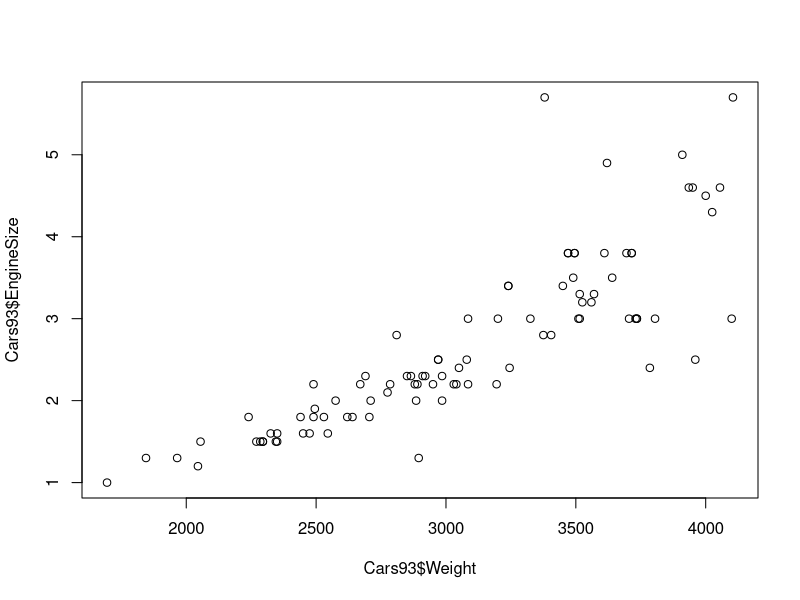
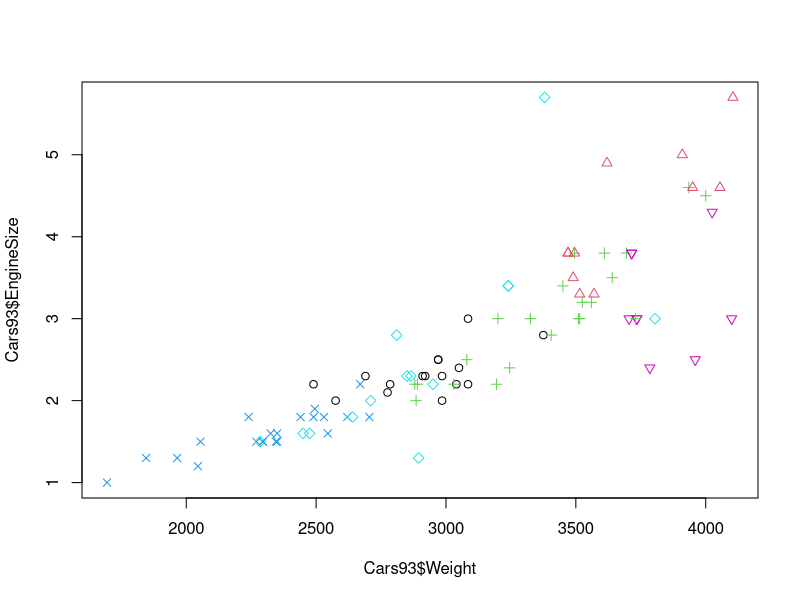
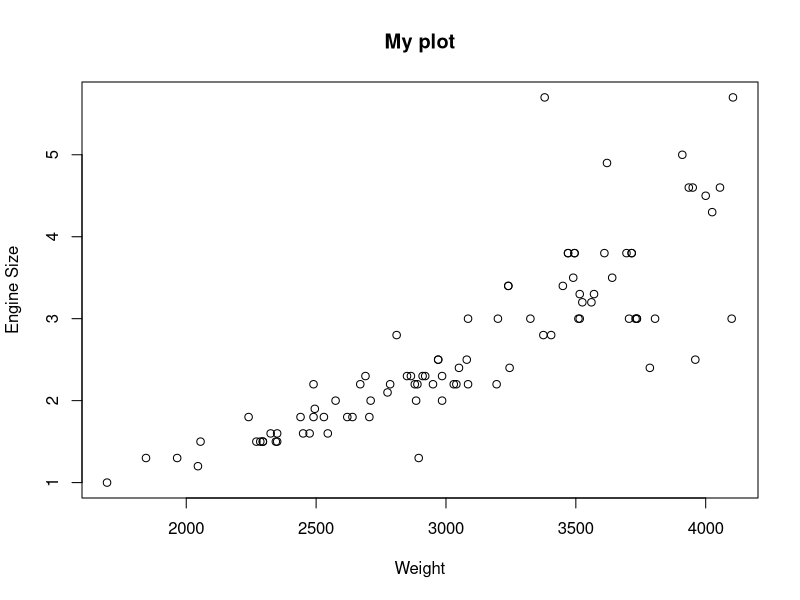
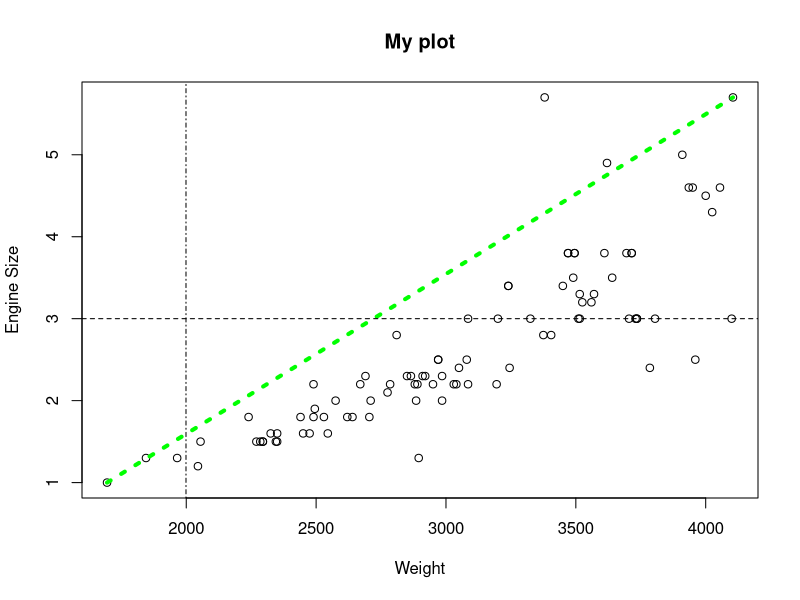
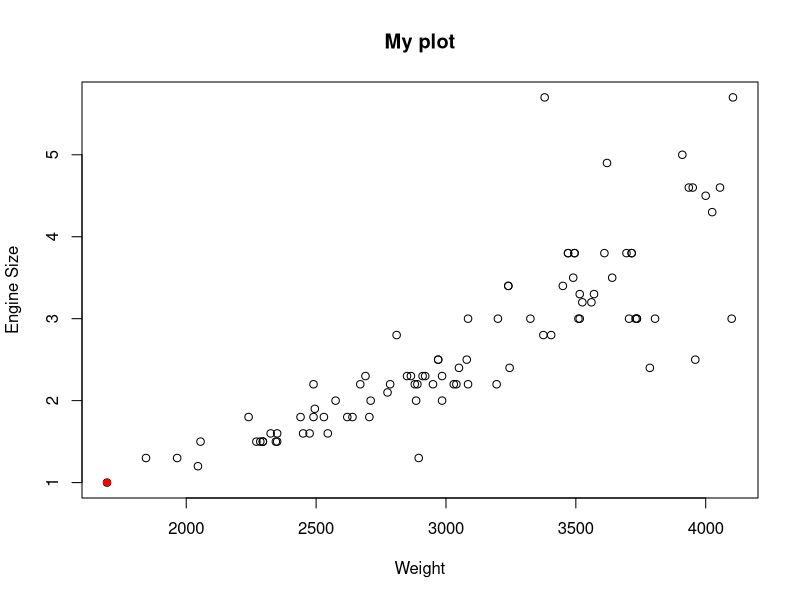
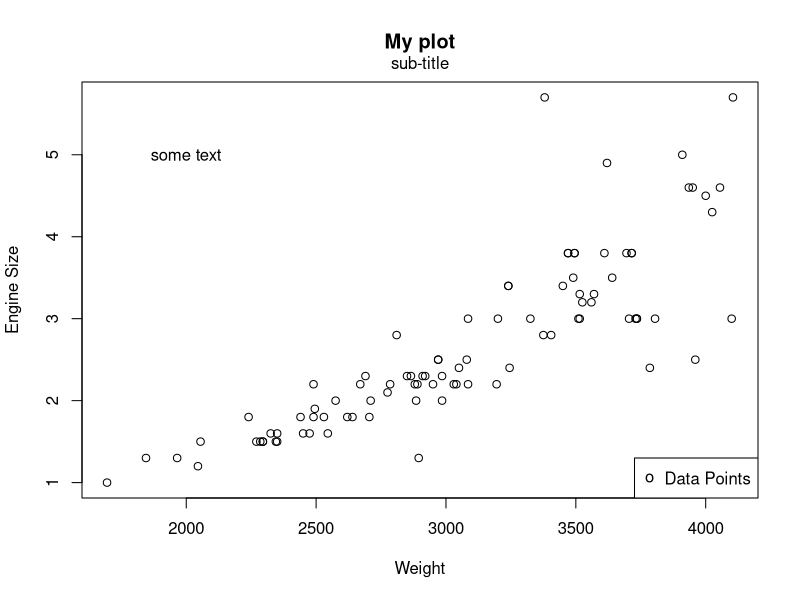
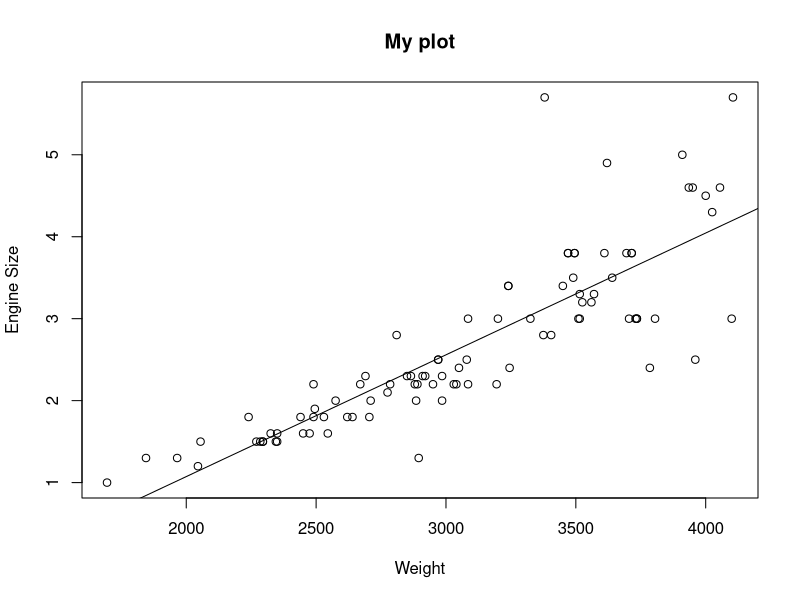
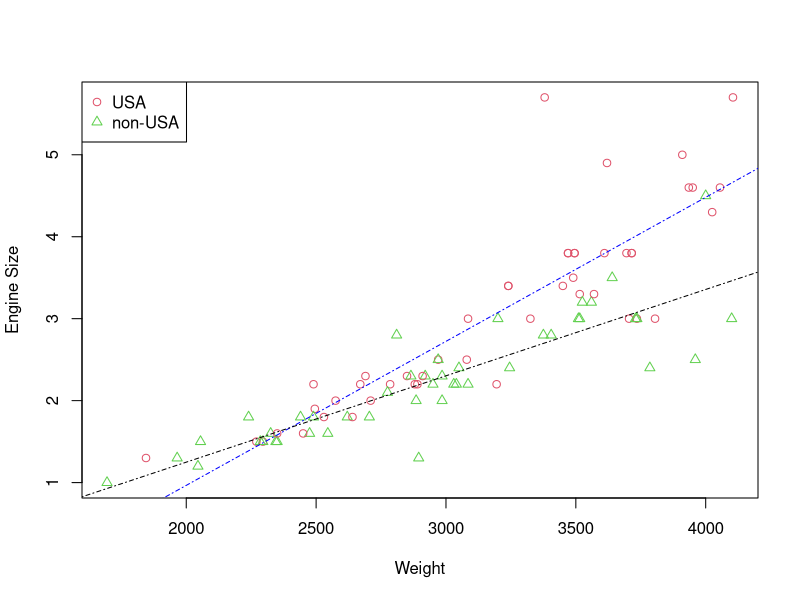

Write R code to recreate these figures, in order.
## ----setup, include=FALSE------------------------------------------------
library(knitr)
knitr::opts_chunk$set(echo = TRUE,comment="", message=FALSE, warning=FALSE, cache=TRUE, fig.width = 4, fig.height = 4)
options(width=80)

## ----eval=FALSE----------------------------------------------------------
## demo(graphics)

## ------------------------------------------------------------------------
library(MASS)
head(Cars93)

## ------------------------------------------------------------------------
plot(Cars93$Weight, Cars93$EngineSize)

## ------------------------------------------------------------------------
# Colour points and choose plotting symbols according to 
# a levels of a factor
plot(Cars93$Weight, Cars93$EngineSize, 
     col=as.numeric(Cars93$Type),
     pch=as.numeric(Cars93$Type))

## ------------------------------------------------------------------------
# Add x and y axes labels and a title.
plot(Cars93$Weight, Cars93$EngineSize, ylab="Engine Size",
xlab="Weight", main="My plot")

## ------------------------------------------------------------------------
plot(Cars93$Weight, Cars93$EngineSize, ylab="Engine Size",
xlab="Weight", main="My plot")

# Add lines to the plot.
lines(x=c(min(Cars93$Weight), max(Cars93$Weight)),
      y=c(min(Cars93$EngineSize),
      max(Cars93$EngineSize)), lwd=4, lty=3, col="green")
abline(h=3, lty=2)
abline(v=1999, lty=4)

## ------------------------------------------------------------------------
plot(Cars93$Weight, Cars93$EngineSize, ylab="Engine Size",
xlab="Weight", main="My plot")

# Add points to the plot
points(x=min(Cars93$Weight), y=min(Cars93$EngineSize), pch=16, col="red")

## ----plotLegend, fig.show='hide'-----------------------------------------
plot(Cars93$Weight, Cars93$EngineSize, ylab="Engine Size",
xlab="Weight", main="My plot")

# Add text to the plot.
text(x=2000, y=5, "some text")

# Add text under main title.
mtext(side=3, "sub-title", line=0.45)

# Add a legend
legend("bottomright", legend=c("Data Points"), pch="o")

## ------------------------------------------------------------------------
plot(Cars93$Weight, Cars93$EngineSize, ylab="Engine Size",
xlab="Weight", main="My plot")

# Add regression line
mod <- lm(EngineSize ~ Weight, data=Cars93)
abline(mod)

## ----regOrgin, fig.show='hide'-------------------------------------------
levels(Cars93$Origin)
plot(Cars93$Weight, Cars93$EngineSize, 
     pch = (1:2)[Cars93$Origin],
     col = (2:3)[Cars93$Origin], 
     xlab="Weight", ylab="Engine Size")
legend("topleft", legend=levels(Cars93$Origin), 
       pch=1:2, col=2:3)

fm1 <- lm(EngineSize ~ Weight, Cars93, subset = Origin == "USA")
abline(coef(fm1), lty=4, col="blue")

fm2 <- lm(EngineSize ~ Weight, Cars93, subset = Origin == "non-USA")
abline(coef(fm2), lty=4, col="black")

## ----multiple, fig.show='hide'-------------------------------------------
# Will create 4 plots on the same page.
# Two in each row and two in each column.
par(mfrow=c(2,2))       

plot(Cars93$Weight, Cars93$EngineSize, 
     xlab="Weight", ylab="Engine Size")

plot(sqrt(Cars93$Weight), sqrt(Cars93$EngineSize),
     xlab=expression(sqrt(Weight)), 
     ylab=expression(sqrt("Engine Size")))

plot(log(Cars93$Weight), log(Cars93$EngineSize),
     xlab=expression(log(Weight)), 
     ylab=expression(log("Engine Size")))

plot(Cars93$Weight^0.1, Cars93$EngineSize^0.1,
     xlab=expression(Weight^0.1), 
     ylab=expression("Engine Size"^0.1) )

par(mfrow=c(1,1))     # Resets to create a single plot per page.

## ----multiple2, fig.show='hide'------------------------------------------
par("mar")
par(mar=c(5,4,1,2))
par(mfrow=c(2,2))       
plot(Cars93$Weight, Cars93$EngineSize, 
     xlab="Weight", ylab="Engine Size")
plot(sqrt(Cars93$Weight), sqrt(Cars93$EngineSize),
     xlab=expression(sqrt(Weight)), 
     ylab=expression(sqrt("Engine Size")))
plot(log(Cars93$Weight), log(Cars93$EngineSize),
     xlab=expression(log(Weight)), 
     ylab=expression(log("Engine Size")))
plot(Cars93$Weight^0.1, Cars93$EngineSize^0.1,
     xlab=expression(Weight^0.1), 
     ylab=expression("Engine Size"^0.1) )

## ------------------------------------------------------------------------
hist(Cars93$Weight, xlab="Weight", 
     main="Histogram of Weight", col="red")

## ------------------------------------------------------------------------
hist(Cars93$Weight, breaks=8, xlab="Weight", 
     main="Histogram of Weight", col="blue")

## ----histnorm------------------------------------------------------------
y <- Cars93$Weight # put here your variable of interest
hist(y, freq=FALSE)
lines(density(y), col="red")
x <- seq(min(y), max(y), length=100)
lines(x, dnorm(x, mean(y), sd(y)), col="blue")

## ----histgroups, fig.show='hide'-----------------------------------------
USA.weight <- Cars93$Weight[Cars93$Origin == "USA"]
nonUSA.weight <- Cars93$Weight[Cars93$Origin == "non-USA"]

par(mfrow=c(2,1))
par(mar=c(5,4,1,2))
hist(USA.weight, breaks=10, xlim=c(1500,4500), col="grey")
hist(nonUSA.weight, breaks=10, xlim=c(1500,4500))
par(mfrow=c(1,1))

## ------------------------------------------------------------------------
boxplot(Cars93$Weight)

## ------------------------------------------------------------------------
boxplot(Cars93$Weight ~ Cars93$Origin, 
        col="blue", ylab="Weight")

## ------------------------------------------------------------------------
qqnorm(Cars93$Weight)
qqline(Cars93$Weight)

## ------------------------------------------------------------------------
pairs(Cars93[,1:7])

## ------------------------------------------------------------------------
coplot(Cars93$MPG.city~Cars93$Price|Cars93$Type)

## ------------------------------------------------------------------------
library(lattice)
xyplot(Cars93$MPG.city~Cars93$EngineSize|Cars93$Type)

## ------------------------------------------------------------------------
xyplot(Cars93$MPG.city~Cars93$EngineSize|Cars93$Type*Cars93$Origin)

## ------------------------------------------------------------------------
xyplot(Cars93$MPG.city~Cars93$EngineSize|Cars93$Type,
       panel=panel.superpose, groups=Cars93$Origin)

## ------------------------------------------------------------------------
# Adds a key
pars <- trellis.par.get("superpose.symbol")
xyplot(Cars93$MPG.city~Cars93$EngineSize|Cars93$Type,
       panel=panel.superpose, groups=Cars93$Origin, 
       key = list(columns = 2, text = list(levels(Cars93$Origin)),
                               points = Rows(pars,1:2)))

## ----plot2d, fig.show='hide'---------------------------------------------
data(volcano)
x <- 10*(1:nrow(volcano))
y <- 10*(1:ncol(volcano))

# Creates a 2-D image of x and y co-ordinates.
image(x, y, volcano, col = terrain.colors(100),
      axes = FALSE)

# Adds contour lines to the current plot.
contour(x, y, volcano, levels = seq(90, 200, by=5),
        add = TRUE, col = "peru")

# Adds x and y axes to the plot.
axis(1, at = seq(100, 800, by = 100))
axis(2, at = seq(100, 600, by = 100))

# Draws a box around the plot.
box()

# Adds a title.
title(main = "Maunga Whau Volcano", font.main = 4)

## ------------------------------------------------------------------------
sessionInfo()

